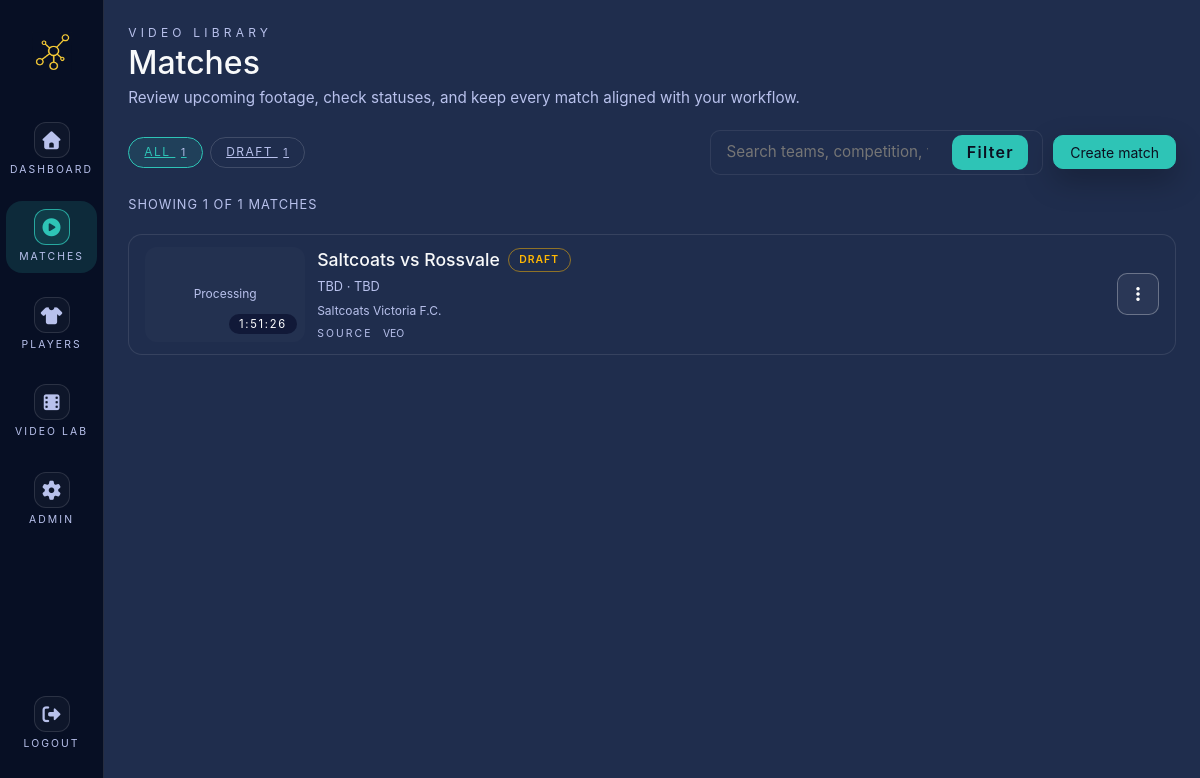
Screenshot of /matches (signed in) with the database file from the repository.
### tables this page shows
CREATE TABLE `matches` (
  `id` bigint(20) UNSIGNED NOT NULL,
  `club_id` bigint(20) UNSIGNED NOT NULL,
  `season_id` bigint(20) UNSIGNED DEFAULT NULL,
  `competition_id` bigint(20) UNSIGNED DEFAULT NULL,
  `home_team_id` bigint(20) UNSIGNED NOT NULL,
  `away_team_id` bigint(20) UNSIGNED NOT NULL,
  `kickoff_at` datetime DEFAULT NULL,
  `match_video` varchar(255) DEFAULT NULL,
  `venue` varchar(160) DEFAULT NULL,
  `referee` varchar(120) DEFAULT NULL,
  `attendance` int(11) DEFAULT NULL,
  `status` varchar(30) NOT NULL DEFAULT 'draft',
  `notes` text DEFAULT NULL,
  `events_version` bigint(20) UNSIGNED NOT NULL DEFAULT 0,
  `clips_version` bigint(20) UNSIGNED NOT NULL DEFAULT 0,
  `derived_version` bigint(20) UNSIGNED NOT NULL DEFAULT 0,
  `created_by` bigint(20) UNSIGNED NOT NULL,
  `created_at` datetime NOT NULL DEFAULT current_timestamp(),
  `updated_at` datetime DEFAULT NULL ON UPDATE current_timestamp()
);

CREATE TABLE `match_videos` (
  `id` bigint(20) UNSIGNED NOT NULL,
  `match_id` bigint(20) UNSIGNED NOT NULL,
  `source_path` varchar(255) NOT NULL,
  `duration_seconds` int(11) DEFAULT NULL,
  `created_at` datetime NOT NULL DEFAULT current_timestamp(),
  `source_type` enum('upload','veo') NOT NULL DEFAULT 'upload',
  `source_url` text DEFAULT NULL,
  `download_status` enum('pending','downloading','completed','failed') NOT NULL DEFAULT 'pending',
  `download_progress` tinyint(3) UNSIGNED DEFAULT 0,
  `error_message` varchar(255) DEFAULT NULL
);

CREATE TABLE `clubs` (
  `id` bigint(20) UNSIGNED NOT NULL,
  `name` varchar(120) NOT NULL,
  `created_at` datetime NOT NULL DEFAULT current_timestamp(),
  `updated_at` datetime DEFAULT NULL ON UPDATE current_timestamp()
);

### app/views/pages/matches/index.php (the view, shortened to what the rows shown need)
<?php
require_once __DIR__ . '/../../../lib/match_repository.php';
$user = current_user();
$roles = $_SESSION['roles'] ?? [];
$matches = get_matches_for_user($user);
$canManage = can_manage_matches($user, $roles);
$base = base_path();
$searchQuery = trim((string)($_GET['q'] ?? ''));
$statusFilter = strtolower(trim((string)($_GET['status'] ?? '')));
$searchNormalized = strtolower($searchQuery);
$filteredMatches = array_values(
          array_filter($matches, function (array $match) use ($searchNormalized, $statusFilter) {
                    if ($statusFilter !== '') {
                              $matchStatus = strtolower(trim((string)($match['status'] ?? '')));
                              if ($matchStatus === '') {
                                        $matchStatus = 'draft';
                              }
                              if ($matchStatus !== $statusFilter) {
                                        return false;
                              }
                    }
                    if ($searchNormalized === '') {
                              return true;
                    }
                    $haystack = strtolower(implode(' ', [
                              $match['home_team'] ?? '',
                              $match['away_team'] ?? '',
                              $match['competition'] ?? '',
                              $match['venue'] ?? '',
                              $match['notes'] ?? '',
                    ]));
                    return str_contains($haystack, $searchNormalized);
          })
);
$displayedMatches = count($filteredMatches);
$formatDuration = static function (?int $seconds): string {
          if ($seconds === null || $seconds <= 0) {
                    return '—';
          }
          if ($seconds >= 3600) {
                    return gmdate('G:i:s', $seconds);
          }
          return gmdate('i:s', $seconds);
};
$normalizeStatusClass = static function (string $status): string {
          $clean = preg_replace('/[^a-z0-9_-]+/i', '', strtolower($status));
          return $clean ?: 'status';
};
$formatStatusLabel = static function (string $status): string {
          if ($status === '') {
                    return 'Unknown';
          }
          return ucwords(str_replace('_', ' ', $status));
};
?>
<div class="library-layout">
          <header class="library-layout__header">
                    <div>
                              <h1 class="library-layout__title">Matches</h1>
                    </div>
          </header>
          <?php if ($displayedMatches === 0): ?>
                    <div class="library-empty-state">
                              <p>No matches found for the current view.</p>
                              <?php if ($canManage): ?>
                                        <a href="<?= htmlspecialchars($base) ?>/matches/create" class="btn btn-primary-soft btn-sm">Create first match</a>
                              <?php endif; ?>
                    </div>
          <?php else: ?>
                    <div class="library-list" role="list">
                              <?php foreach ($filteredMatches as $match): ?>
                                        <?php
                                                  $matchId = (int)$match['id'];
                                                  $matchUrl = htmlspecialchars($base . '/matches/' . $matchId.'/desk/');
                                                  $title = trim(($match['home_team'] ?? '') . ' vs ' . ($match['away_team'] ?? ''));
                                                  $kickoffTs = $match['kickoff_at'] ? strtotime($match['kickoff_at']) : null;
                                                  $dateLabel = $kickoffTs ? date('M j, Y', $kickoffTs) : 'TBD';
                                                  $timeLabel = $kickoffTs ? date('H:i', $kickoffTs) : 'TBD';
                                                  $status = strtolower(trim((string)($match['status'] ?? '')));
                                                  $statusLabel = $formatStatusLabel($status);
                                                  $statusClass = $normalizeStatusClass($status);
                                                  $clubName = $match['club_name'] ?? '';
                                                  $sourceType = $match['video_source_type'] ?? 'unknown';
                                                  $downloadPath = trim((string)($match['video_source_path'] ?? ''));
                                                 $durationSeconds = isset($match['video_duration_seconds']) ? (int)$match['video_duration_seconds'] : null;
                                                 $durationLabel = $formatDuration($durationSeconds);
                                                 $hasVideo = $downloadPath !== '';
                                                 $thumbnailRelativePath = '/storage/matches/' . $matchId . '/thumbnail.jpg';
                                                 $thumbnailFsPath = $_SERVER['DOCUMENT_ROOT'] . $thumbnailRelativePath;
                                                 $hasThumbnail = is_file($thumbnailFsPath);
                                        ?>
                                        <div class="library-row" data-match-id="<?= htmlspecialchars((string)$matchId) ?>">
                                                  <div class="library-row__main">
                                                            <a href="<?= $matchUrl ?>" class="library-row__link" aria-label="Open <?= htmlspecialchars($title) ?>">
                                                                      <div class="library-row__thumbnail">
                                                                                <?php if ($hasThumbnail): ?>
                                                                                          <img
                                                                                                    src="<?= htmlspecialchars($thumbnailRelativePath) ?>"
                                                                                                    alt="<?= htmlspecialchars($title) ?> thumbnail"
                                                                                                    loading="lazy"
                                                                                          >
                                                                                <?php elseif ($hasVideo): ?>
                                                                                          <span class="library-row__placeholder">Processing</span>
                                                                                <?php else: ?>
                                                                                          <span class="library-row__placeholder">No preview</span>
                                                                                <?php endif; ?>
                                                                                <?php if ($durationSeconds): ?>
                                                                                          <span class="library-row__duration"><?= htmlspecialchars($durationLabel) ?></span>
                                                                                <?php endif; ?>
                                                                      </div>
                                                                      <div class="library-row__details">
                                                                                <div class="library-row__title">
                                                                                          <h3><?= htmlspecialchars($title) ?></h3>
                                                                                          <span class="status-badge status-badge--<?= htmlspecialchars($statusClass) ?>"><?= htmlspecialchars($statusLabel) ?></span>
                                                                                </div>
                                                                                <p class="library-row__meta">
                                                                                          <span><?= htmlspecialchars($dateLabel) ?> · <?= htmlspecialchars($timeLabel) ?></span>
                                                                                </p>
                                                                                <p class="library-row__meta library-row__meta--muted">
                                                                                          <?= $clubName !== '' ? htmlspecialchars($clubName) : 'Club unknown' ?>
                                                                                </p>
                                                                                <p class="library-row__meta library-row__meta--muted">
                                                                                          <span class="library-row__label">Source</span>
                                                                                          <span class="library-row__value"><?= htmlspecialchars(strtoupper($sourceType)) ?></span>
                                                                                </p>
                                                                      </div>
                                                            </a>
                                                  </div>
                                                  <div class="library-row__actions">
                                                            <div class="dropdown">
                                                                      <button class="library-row__menu" type="button" id="matchMenu-<?= htmlspecialchars((string)$matchId) ?>" data-bs-toggle="dropdown" aria-expanded="false" aria-label="More actions for <?= htmlspecialchars($title) ?>">
                                                                                <i class="fa-solid fa-ellipsis-vertical"></i>
                                                                      </button>
                                                            </div>
                                                  </div>
                                        </div>
                              <?php endforeach; ?>
                    </div>
          <?php endif; ?>
</div>
<?php
require __DIR__ . '/../../layout.php';

### rows the page displays
matches: shows "Processing", match_videos.duration_seconds "1:51:26", status "DRAFT", dateLabel "TBD", timeLabel "TBD", club.name "Saltcoats Victoria F.C.", match_videos.source_type "VEO"

### other values shown
$totalMatches "1"
$statusLabel "DRAFT"
$count "1"
$displayedMatches "1"
